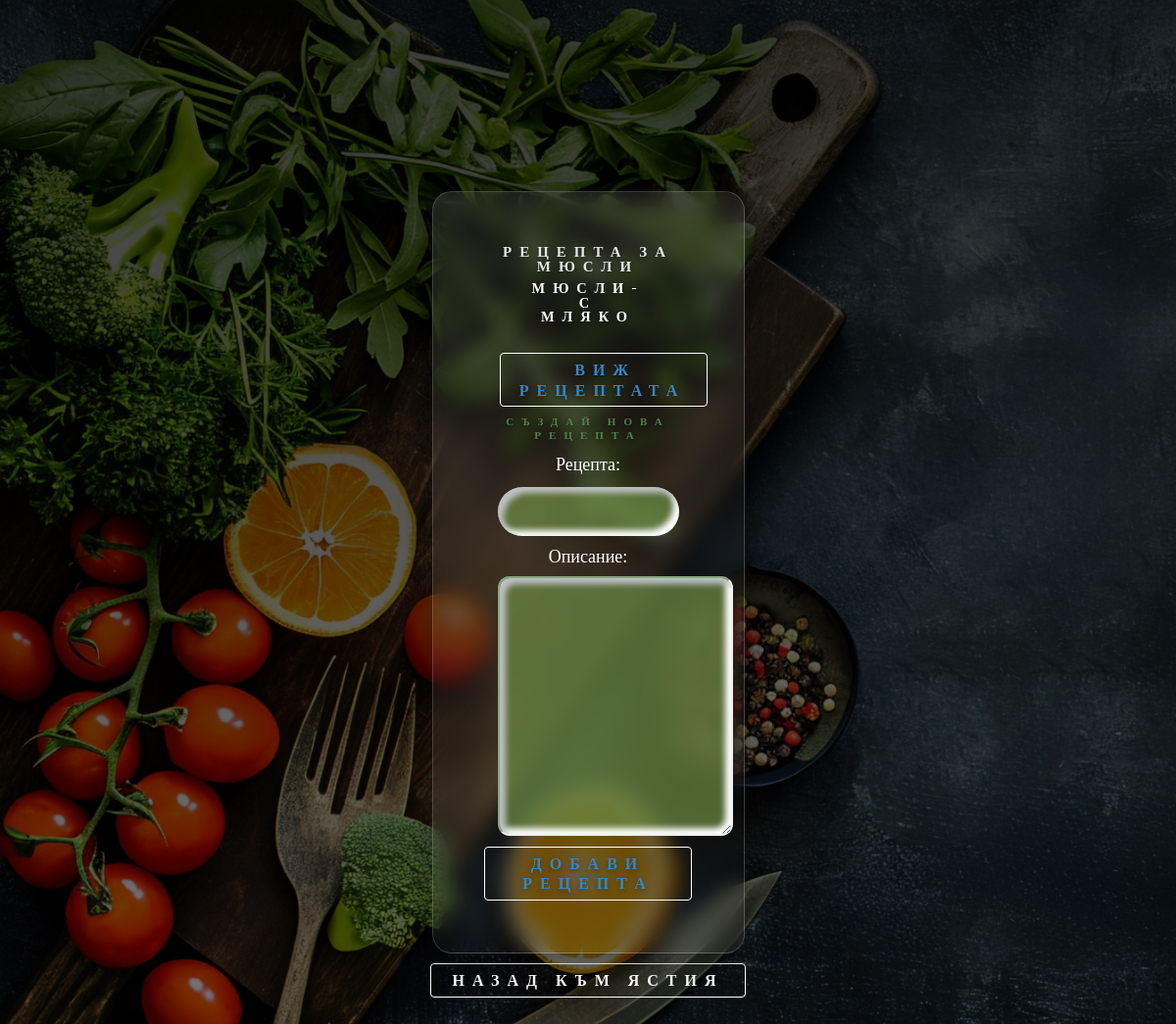
Page /recipes/8/recipes/ on the committed database.
### menu_planning/planning/models.py (models this page shows, shortened)
class Dish(models.Model):
    meal = models.ForeignKey('Meal', on_delete=models.CASCADE, related_name='dishes')
    description = models.TextField(blank=True, null=True)
    name = models.CharField(max_length=100)

class Recipe(models.Model):
    dish = models.ForeignKey(Dish, on_delete=models.CASCADE, related_name='recipes')
    name = models.CharField(max_length=100)
    description = models.TextField(blank=False, null=False)
    products = models.ManyToManyField(Product, through='RecipeProduct')

### menu_planning/planning/views.py (the view, shortened to what this page needs)
# urls.py: path('recipes/<int:pk>/recipes/', views.RecipeListView.as_view(), name='recipe_list'),
class RecipeListView(views.DetailView):
    model = Dish
    template_name = 'recipe.html'
    context_object_name = 'dish'
    def get_context_data(self, **kwargs):
        context = super().get_context_data(**kwargs)
        context['recipes'] = self.object.recipes.all()
        context['form'] = RecipeForm()
        return context

### menu_planning/planning/forms.py
class RecipeForm(forms.ModelForm):
    def __init__(self, *args, **kwargs):
        super().__init__(*args, **kwargs)
        self.__clear_fields_helper_text()
        for field_name in ['name', 'description']:
            self.fields[field_name].help_text = None
    def __clear_fields_helper_text(self):
        for field in self.fields.values():
            field.help_text = None
            field.widget.attrs['class'] = 'form-control'
    class Meta:
        model = Recipe
        fields = ['name', 'description']
        labels = {'name': 'Рецепта',
                  'description': 'Описание'}

### templates/recipe.html (shortened to what this page needs)
{% extends 'navbar.html' %}
{% block header %}
<section id="index-headline">
    <div class="index-message">
        <div class="plant-card">
    <h1>Рецепта за {{ dish.name }}</h1>
    <h5>
        {% for recipe in recipes %}
                <ol><h1>{{ recipe.name }}-{{ recipe.description }}</h1></ol><br>
                <button>
                    <h1>
                    <a href="{% url 'recipe_detail' recipe.id %}"><span>Виж рецептата</span></a>
                    </h1>
                </button>
        {% empty %}
            <li>Няма налични рецепти за това ястие.</li>
        {% endfor %}
    </h5>
    <h4><span>Създай нова рецепта</span></h4>
    <form method="post" action="{% url 'recipe_list' dish.id %}">
        {{ form.as_p }}
        <button type="submit"><h1><span>Добави рецепта</span></h1></button>
    </form>
    </div>
    <button>
    <h1>
        <a href="{% url 'dishes' dish.meal.id %}">Назад към ястия</a>
    </h1>
    </button>
    </div>
</section>
{% endblock header %}

### static/style/forms.css (style rules this page uses)
label, input, select, textarea { display: block; width: 100%; padding: 0; border: none; outline: none; box-sizing: border-box; color: white; }
label { margin-bottom: 8px; font-size: 18px; color: white; margin-top: 10px; font-family: Georgia, 'Times New Roman', Times, serif; }
input[type="number"], input[type="password"], input[type="email"], input[type="text"], input[type="url"] { background: #6d8d46b5; padding: 20px 20px 20px 20px; height: 50px; margin-top: 10px; font-size: 17px; border-radius: 50px; box-shadow: inset 6px 6px 6px #c0c2c5, inset -6px -6px 6px white; }
#id_description { background: #6d8d46b5; padding: 20px 20px 20px 20px; }
textarea { width: 100%; min-width: 20vw; min-height: 7em; border: 2px solid #86a480; border-radius: 0.7em; font-size: 17px; border-bottom-color: #ecf0f3; background-color: #ecf0f3; border-right-color: #ecf0f3; margin-top: 7px; box-shadow: inset 6px 6px 6px #c0c2c5, inset -6px -6px 6px white; }

### static/style/main.css (style rules this page uses)
html { font-family: Arial, sans-serif; font-size: 16px; box-sizing: border-box; }
*, *::before, *::after { margin: 0 auto; padding: 0; box-sizing: inherit; line-height: 1.3; }
h1, h2, h4, h5, h6 { padding: 0.2em 1rem; }
p, div { margin: 0 1em 0.5em 1em; }
ol, ul { margin: 0 1rem; }
button { font-weight: bold; padding: 0.2em; margin: 0.2em; border: 1px solid white; border-radius: 0.3em; background-color: transparent; }
a { margin: 0.2em; text-decoration: none; font-weight: bold; color: inherit; }
#index-headline { width: auto; justify-content: right; padding: 25px 15px 20px; position: relative; box-sizing: border-box; text-align: center; }
#index-headline .index-message { display: inline-block; z-index: 999; margin: 150px auto; left: 0; top: 40%; text-align: center; width: 30% }
.index-message h1 { color: #ffffff; font-size: 120%; line-height: 1; font-weight: 700; letter-spacing: 8px; word-spacing: normal; text-transform: uppercase; text-shadow: 0 2px 5px rgba(0, 0, 0, 0.3); font-family: 'Abril Fatface', cursive; }
.index-message h4 { color: #547f4b; font-size: 69%; line-height: 1; font-weight: 700; letter-spacing: 8px; word-spacing: normal; text-transform: uppercase; text-shadow: 0 2px 5px rgba(0, 0, 0, 0.3); font-family: 'Abril Fatface', cursive; }
.index-message h5 { color: #ffffff; font-size: 75%; line-height: 2; font-weight: 700; letter-spacing: 6px; word-spacing: normal; text-transform: uppercase; text-shadow: 0 2px 5px rgba(0, 0, 0, 0.3); font-family: 'Helvetica', sans-serif; }
.plant-card { background: linear-gradient(135deg, rgba(255, 255, 255, 0.1), rgba(255, 255, 255, 0)); backdrop-filter: blur(10px); -webkit-backdrop-filter: blur(10px); border-radius: 20px; border: 1px solid rgba(255, 255, 255, 0.18); box-shadow: 0 8px 32px rgba(0, 0, 0, 0.37); margin-top: 20px; padding: 50px; background-position: right 35% bottom 45%; box-sizing: border-box; float: inherit; height: auto; }
.plant-card>h3, .plant-card>h1 { color: #E2E8EA; text-align: center; }
.plant-card>h1 { font-size: 15px; }

### static/style/navigation.css (style rules this page uses)
body { background: linear-gradient(rgba(0, 0, 0, 0.76), rgba(0, 0, 0, 0.5)), url('food_board_2.jpg'); background-attachment: fixed; background-size: cover; }
h1 span { color: #3387C7; }

### rows in the picture
Dish: name "МЮСЛИ"
Recipe: name "МЮСЛИ", description "С МЛЯКО"
